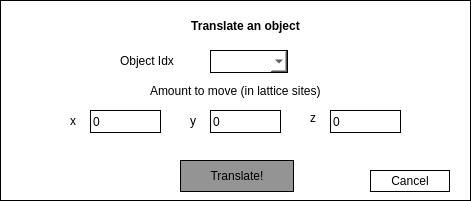
   <widget class="QWidget" name="moveObjectWidget" native="true">
    <property name="geometry">
     <rect>
      <x>210</x>
      <y>70</y>
      <width>471</width>
      <height>201</height>
     </rect>
    </property>
    <property name="styleSheet">
     <string notr="true">background: white; border: 1px solid black</string>
    </property>
    <widget class="QLabel" name="label_68">
     <property name="geometry">
      <rect>
       <x>150</x>
       <y>10</y>
       <width>191</width>
       <height>31</height>
      </rect>
     </property>
     <property name="font">
      <font>
       <weight>75</weight>
       <bold>true</bold>
      </font>
     </property>
     <property name="styleSheet">
      <string notr="true">border: white</string>
     </property>
     <property name="text">
      <string>Translate an object</string>
     </property>
     <property name="alignment">
      <set>Qt::AlignCenter</set>
     </property>
     <property name="wordWrap">
      <bool>true</bool>
     </property>
    </widget>
    <widget class="QComboBox" name="objectIdxComboBox">
     <property name="geometry">
      <rect>
       <x>210</x>
       <y>50</y>
       <width>78</width>
       <height>23</height>
      </rect>
     </property>
    </widget>
    <widget class="QLineEdit" name="moveXBox">
     <property name="geometry">
      <rect>
       <x>90</x>
       <y>110</y>
       <width>71</width>
       <height>23</height>
      </rect>
     </property>
     <property name="text">
      <string>0</string>
     </property>
    </widget>
    <widget class="QLineEdit" name="moveYBox">
     <property name="geometry">
      <rect>
       <x>210</x>
       <y>110</y>
       <width>71</width>
       <height>23</height>
      </rect>
     </property>
     <property name="text">
      <string>0</string>
     </property>
    </widget>
    <widget class="QLineEdit" name="moveZBox">
     <property name="geometry">
      <rect>
       <x>330</x>
       <y>110</y>
       <width>71</width>
       <height>23</height>
      </rect>
     </property>
     <property name="text">
      <string>0</string>
     </property>
    </widget>
    <widget class="QLabel" name="fieldXLabel_2">
     <property name="geometry">
      <rect>
       <x>70</x>
       <y>110</y>
       <width>16</width>
       <height>21</height>
      </rect>
     </property>
     <property name="styleSheet">
      <string notr="true">border: white</string>
     </property>
     <property name="text">
      <string>x</string>
     </property>
    </widget>
    <widget class="QLabel" name="fieldYLabel_2">
     <property name="geometry">
      <rect>
       <x>190</x>
       <y>110</y>
       <width>16</width>
       <height>21</height>
      </rect>
     </property>
     <property name="styleSheet">
      <string notr="true">border: white</string>
     </property>
     <property name="text">
      <string>y</string>
     </property>
    </widget>
    <widget class="QLabel" name="fieldZLabel_2">
     <property name="geometry">
      <rect>
       <x>310</x>
       <y>110</y>
       <width>16</width>
       <height>16</height>
      </rect>
     </property>
     <property name="styleSheet">
      <string notr="true">border: white</string>
     </property>
     <property name="text">
      <string>z</string>
     </property>
    </widget>
    <widget class="QPushButton" name="moveObjectButton">
     <property name="geometry">
      <rect>
       <x>180</x>
       <y>160</y>
       <width>114</width>
       <height>32</height>
      </rect>
     </property>
     <property name="styleSheet">
      <string notr="true">background:rgb(148, 148, 148)</string>
     </property>
     <property name="text">
      <string>Translate!</string>
     </property>
    </widget>
    <widget class="QPushButton" name="cancelObjectFieldButton">
     <property name="geometry">
      <rect>
       <x>370</x>
       <y>170</y>
       <width>80</width>
       <height>22</height>
      </rect>
     </property>
     <property name="text">
      <string>Cancel</string>
     </property>
    </widget>
    <widget class="QLabel" name="fieldYLabel_3">
     <property name="geometry">
      <rect>
       <x>120</x>
       <y>50</y>
       <width>81</width>
       <height>21</height>
      </rect>
     </property>
     <property name="styleSheet">
      <string notr="true">border: white</string>
     </property>
     <property name="text">
      <string>Object Idx</string>
     </property>
    </widget>
    <widget class="QLabel" name="fieldYLabel_4">
     <property name="geometry">
      <rect>
       <x>150</x>
       <y>80</y>
       <width>211</width>
       <height>21</height>
      </rect>
     </property>
     <property name="styleSheet">
      <string notr="true">border: white</string>
     </property>
     <property name="text">
      <string>Amount to move (in lattice sites)</string>
     </property>
    </widget>
   </widget>
